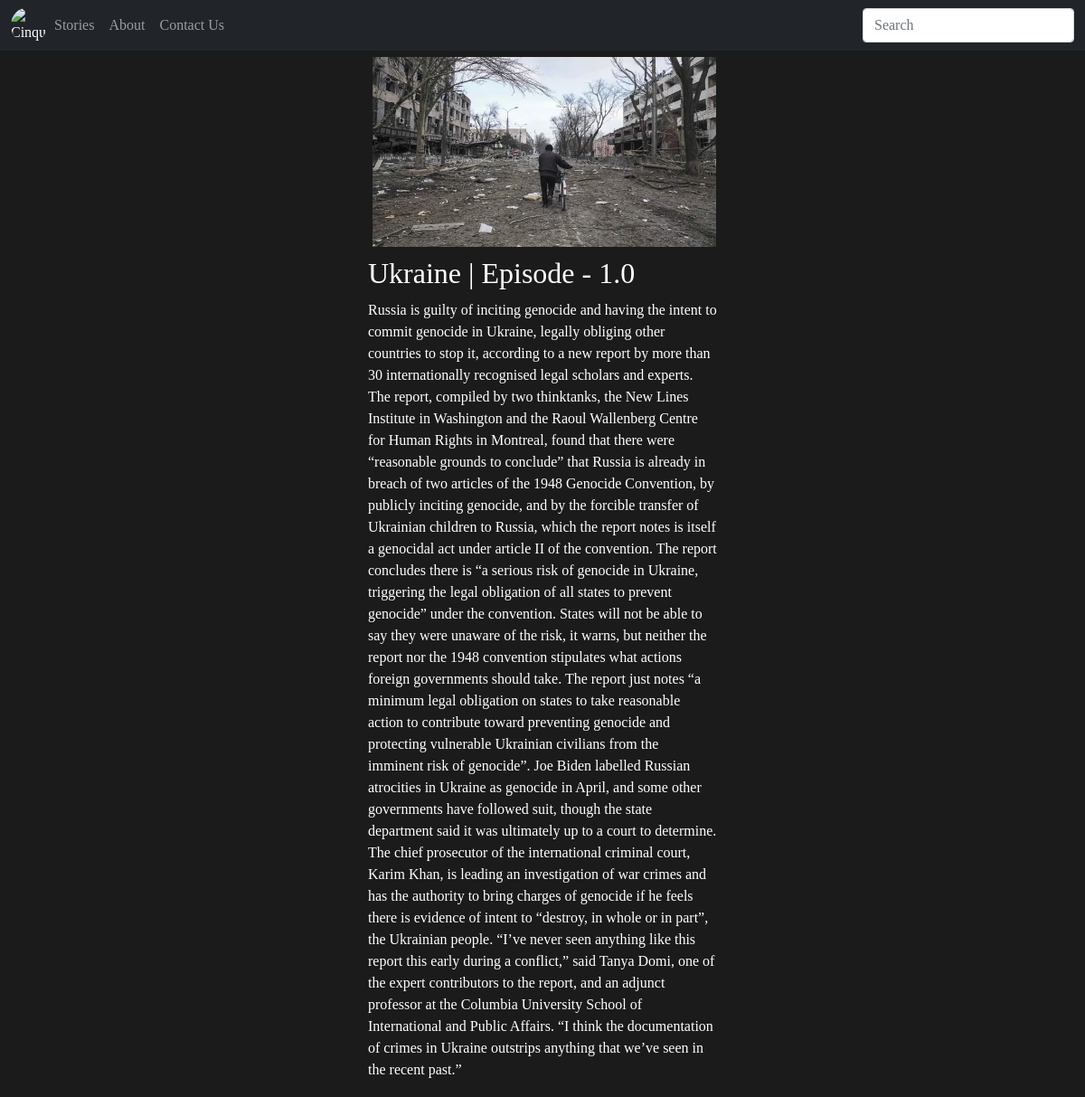
/stories/3/content, run on the app's committed database.
### zatlansone/models.py (models this page shows, shortened)
class Content(models.Model):
	image = models.ImageField(blank=True, null=True)
	description = models.TextField(null=True, blank=True)
	episode = models.ForeignKey(Episode, default=None, on_delete=models.CASCADE)

class Episode(models.Model):
	name = models.CharField(max_length=100, null=True, blank=True)
	ep_num = models.DecimalField(null=True, blank=True, max_digits=5, decimal_places=1)

### zatlansone/views.py (the view)
# urls.py: path('stories/<int:episode_id>/content', views.content_view, name='content'),
def content_view(request, episode_id):
	episode = get_object_or_404(Episode, pk=episode_id)
	content = Content.objects.filter(episode=episode)
	context = {
	'episode':episode,
	'content':content
	}
	return render(request, 'content.html', context)

### templates/content.html
{% extends 'index.html' %}
{% block content %}
<div style="position:absolute;left:50%;margin-left:-195px;width:390px;padding:2px;">
	{% for c in content %}
		<div class="episodes" style="width:390px;height:220px;border-radius:3px;margin-bottom:5px;">
    <img src="{{c.image.url}}" class="rounded" alt="stories" style="width:390px;height:220px;border-radius:3px;padding:5px;">
	</div>
	<h2 style="margin-bottom:10px;">{{episode.name}} | Episode - {{episode.ep_num}}</h2>
		<p>{{c.description}}</p>
	{% endfor %}
</div>
{% endblock %}

### data on the page
Content: image (picture), description "Russia is guilty of inciting genocide and having the intent to commit genocide in Ukraine, legally obliging other countries to stop it, according to a new report by more than 30 internationally recognised legal scholars and experts. The report, compiled by two thinktanks, the New Lines Institute in Washington and the Raoul Wallenberg Centre for Human Rights in Montreal, found that there were “reasonable grounds to conclude” that Russia is already in breach of two articles of the 1948 Genocide Convention, by publicly inciting genocide, and by the forcible transfer of Ukrainian children to Russia, which the report notes is itself a genocidal act under article II of the convention. The report…"
Episode: name "Ukraine", ep_num "1.0"
